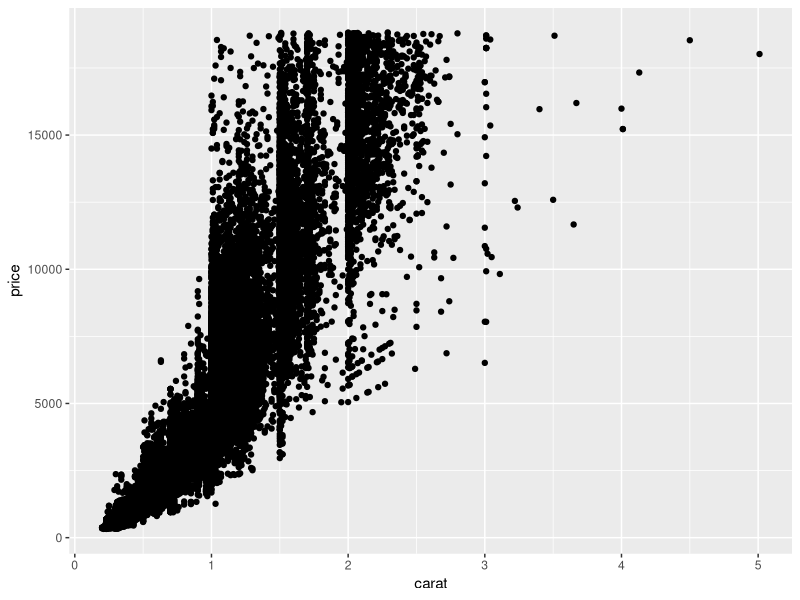

Write R code to recreate this figure.
## ---- chunk 1
knitr::opts_chunk$set(echo = TRUE)
library(tidyverse)
## ---- chunk 2
diamonds|>
  View()
## ---- chunk 3
ggplot(diamonds,
       aes(x = carat, y = price)) +
  geom_point()
  
